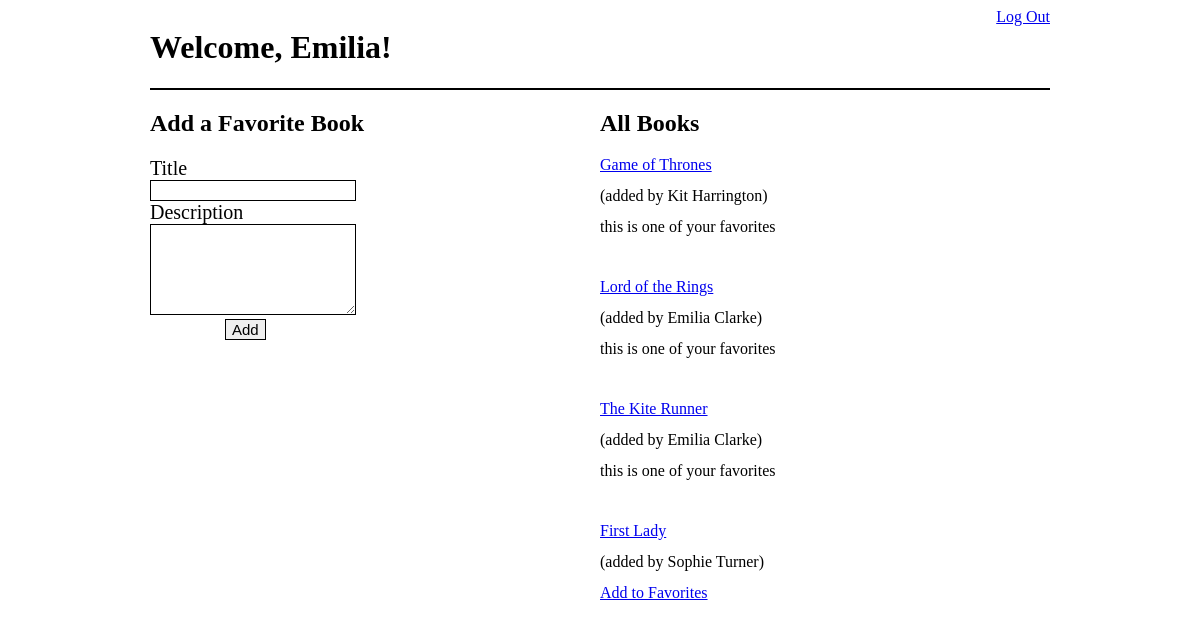
/books/ (signed in), run on the app's committed database.
### log_reg_app/models.py (models this page shows)
class User(models.Model):
    first_name = models.CharField(max_length=100)
    last_name = models.CharField(max_length=100)
    email = models.EmailField(max_length=100)
    password = models.CharField(max_length=100)
    created_at = models.DateTimeField(auto_now_add=True)
    updated_at = models.DateTimeField(auto_now=True)
    objects = UserManager()

### fav_books_app/models.py (models this page shows)
class Book(models.Model):
    title = models.CharField(max_length=100)
    description = models.TextField(max_length=450)
    created_at = models.DateTimeField(auto_now_add=True)
    updated_at = models.DateTimeField(auto_now=True)
    uploaded_by = models.ForeignKey(User, related_name="books_uploaded", on_delete=models.CASCADE)
    users_who_like = models.ManyToManyField(User, related_name="liked_books")
    objects=BookManager()

### fav_books_app/views.py (the view)
# urls.py: path('', views.books),
def books(request):
    if not 'user_id' in request.session:
        return redirect('/')
    context = {
        'user': User.objects.get(id=request.session['user_id']),
        'books': Book.objects.all()
    }
    return render(request, 'books.html', context)

### fav_books_app/templates/books.html (shortened to what this page needs)
<!DOCTYPE html>
<html lang="en">
<head>
    {% load static %}
    <link rel="stylesheet" href="{% static 'css/design.css' %}">
</head>
<body>
    <div id="wrapper">
        <header>
            <h1>Welcome, {{ user.first_name }}!</h1>
            <a href="/logout">Log Out</a>
        </header>
        <div id="books">
            <div class="fav_books">
                <h2>Add a Favorite Book</h2>
                <form action="/books/create" method="POST">
                    <label for="title">Title</label></br>
                    <input id ='title' type="text" name="title" id="title"></br>
                    <label for="description">Description</label></br>
                    <textarea name="description" id="description" cols="40" rows="5"></textarea></br>
                    <input id='button' type="submit" value="Add">
                </form>
            </div>
            <div class="fav_books">
                    <h2>All Books</h2>
                    {% for book in books %}
                    <div class="all_books">
                        <a href="/books/{{ book.id }}">{{ book.title }}</a>
                        <p>(added by {{ book.uploaded_by.first_name }} {{ book.uploaded_by.last_name }})</p>
                    {% if user in book.users_who_like.all %}
                    <p>this is one of your favorites</p>
                    {% else %}
                    <a href="/books/favorite/{{ book.id }}">Add to Favorites</a>
                    {% endif %}
                </div>
                    {% endfor %}
            </div>
        </div>
    </div>
</body>
</html>

### fav_books_app/static/css/design.css (style rules this page uses)
#wrapper { width: 900px; margin: 0px auto; }
header { display: flex; justify-content: space-between; border-bottom: 2px solid black; }
.fav_books, .edit { flex-basis: 50%; }
#books, #content { display: flex; flex-direction: row; justify-content: center; }
#title, textarea { width: 200px; border: 1px solid black; font-size: 15px; }
label { font-size: 20px; padding-bottom: 10px; }
#button { border: 1px solid black; font-size: 15px; margin-left: 75px; }
.all_books { line-height: 15px; margin-bottom: 45px; }

### data on the page
User: first_name "Emilia"
Book: title "Game of Thrones", uploaded_by.first_name "Kit", uploaded_by.last_name "Harrington", shows "this is one of your favorites"
Book: title "Lord of the Rings", uploaded_by.first_name "Emilia", uploaded_by.last_name "Clarke", shows "this is one of your favorites"
Book: title "The Kite Runner", uploaded_by.first_name "Emilia", uploaded_by.last_name "Clarke", shows "this is one of your favorites"
Book: title "First Lady", uploaded_by.first_name "Sophie", uploaded_by.last_name "Turner"
